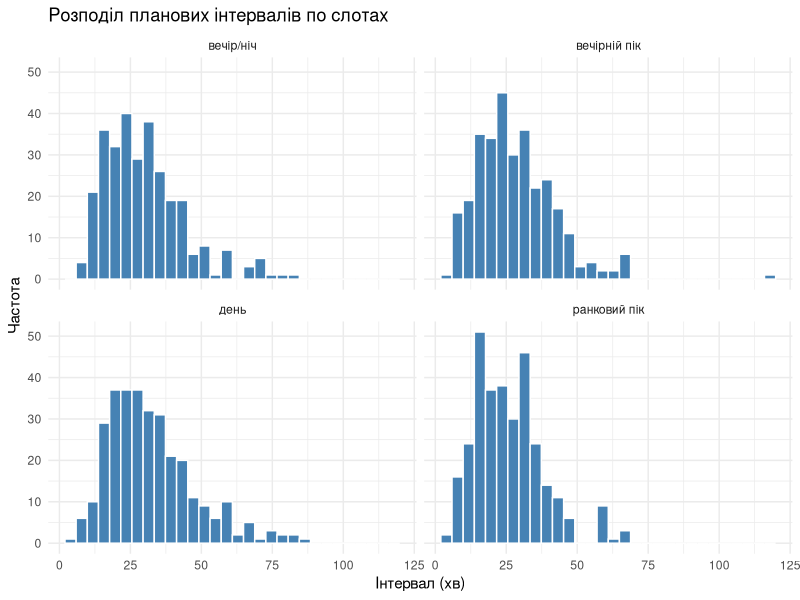
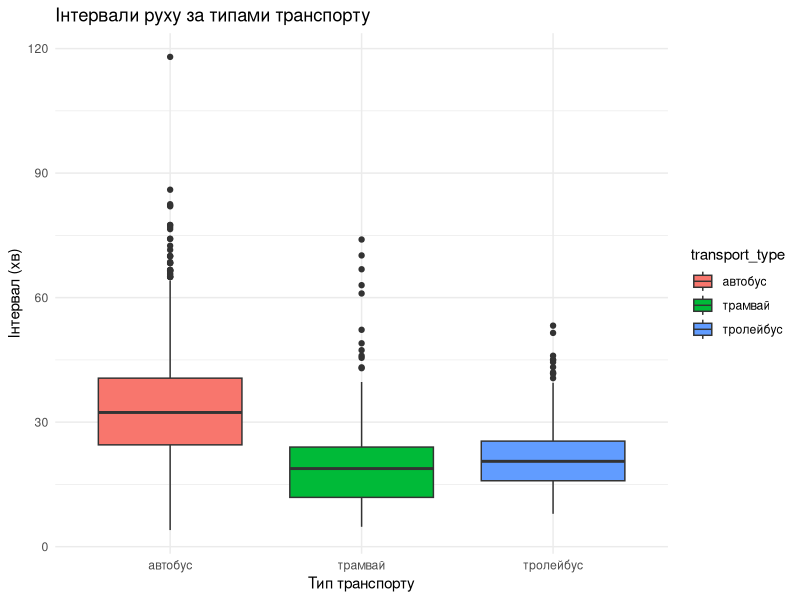

The R source for these figures, in order:
## ---- chunk 1
#| label: setup
library(tidyverse)
library(here)

d <- read_csv(here("data", "processed", "analysis_table.csv"))
glimpse(d)
## ---- chunk 2
#| label: eda
#| # 1) Загальний огляд
summary(d)

# 2) Гістограма розподілу інтервалів
ggplot(d, aes(x = sched_headway_min)) +
  geom_histogram(fill = "steelblue", color = "white", bins = 30) +
  facet_wrap(~time_slot) +
  theme_minimal() +
  labs(title = "Розподіл планових інтервалів по слотах", x = "Інтервал (хв)", y = "Частота")

# 3) Boxplot по типах транспорту
ggplot(d, aes(x = transport_type, y = sched_headway_min, fill = transport_type)) +
  geom_boxplot() +
  theme_minimal() +
  labs(title = "Інтервали руху за типами транспорту", x = "Тип транспорту", y = "Інтервал (хв)")
# TODO:
# 1) summary(d)
# 2) гістограма sched_headway_min (загалом і по time_slot)
# 3) boxplot по типах транспорту
# 4) 5 речень висновків: чи скошений розподіл? викиди? розміри груп?
## ---- chunk 3
#| label: h1
# 1) Діагностика по групах: shapiro.test(), qqnorm() + qqline()
# 2) Нормально  -> t.test(sched_headway_min ~ peak)
#    Скошено    -> wilcox.test(sched_headway_min ~ peak)   # Mann–Whitney
# 3) Висновок словами + чому обрано саме цей тест
# TODO
## ---- chunk 4
#| label: h2
# kruskal.test(sched_headway_min ~ time_slot); те саме по transport_type
# якщо значущо -> pairwise.wilcox.test(..., p.adjust.method = "holm")
# TODO
## ---- chunk 5
#| label: h3

#The route frequency category (frequency ≤10 min / average 10–20 / rare >20 at peak) does not depend on the type of transport (or on the carrier: municipal vs private). chi-square test of independence on the conjugation table.

# filter to take into account only peak intervals:
peak_data <- d %>% filter(peak == TRUE)

# here we divide categories
peak_data$freq_cat <- cut(
  peak_data$sched_headway_min, 
  breaks = c(0, 10, 20, Inf), 
  labels = c("частий", "середній", "рідкісний")
)

# table
tab3 <- table(peak_data$transport_type, peak_data$freq_cat)
print(tab3)

# we have one category of trams < 5, we use the simulation of p-value, we randomly shuffle the data 10000 times to calculate the p-value more accurately
chi3 <- chisq.test(tab3, simulate.p.value = TRUE, B = 10000)

# check the expected frequencies to see if there are some < 5
# (fix: chi3 має бути створений ДО звернення до chi3$expected, інакше рендер падає)
print(chi3$expected)
print(chi3)

#The high chi-square value of 92.014 shows us that the difference in the intervals for the three modes of transportation across categories is very significant and differs greatly from proportionally equal values; for if Kyiv had planned the intervals for buses, trams, and trolleybuses to be strictly the same, the value would have been close to 0.
#The expected frequency for trams in the “frequent intervals” category turned out to be less than the threshold (4.006 < 5). Therefore, the standard approximation to the chi-square distribution could give us a misleading value. For this reason, we used a p-value simulation. In this way, the computer independently generates a distribution from 10000 random combinations of the available data, and the degrees of freedom in this case are meaningless - therefore, the results show NA.
#The p-value of 0.000099 is very small and shows us that the chance of such a transportation distribution occurring by chance is very low.
#Therefore, the test results completely refute the hypothesis that the city plans its transit schedule during peak hours to be uniform. Trams clearly have the largest number of routes that run frequently, while the city uses buses more as a secondary mode of transportation that runs less frequently.

#An analysis of this data confirmed that trams have the highest scheduled arrival frequency during peak hours; however, since Kyiv’s tram network is smaller than its bus and trolleybus networks—and tram routes are generally shorter and fewer in number—this result does not allow us to draw broad conclusions about the superiority of one mode of transportation over another. However, we can draw a specific conclusion that provides a clear practical recommendation for passengers: If there is a choice between a bus stop and a tram stop in the same direction, it is always better to choose the tram. After all, trams have the largest number of routes that run more frequently, so passengers spend less time waiting at the stop.
## ---- chunk 6
#| label: h4
# потрібно: spatial join зупинок до районів (sf), агрегація capacity по районах
# chisq.test(x = capacity_по_районах, p = частка_населення)
# $stdres -> які райони недо-/переобслужені
# TODO
## ---- chunk 7
#| label: h5
# The scheduled intervals for public transportation during rush hour follow an exponential distribution. The arrival of public transportation follows a completely random Poisson process, with no fixed schedule.
for (type in c("автобус", "трамвай", "тролейбус")) {
  
  # 1. витягуємо інтервали строго для поточного типу транспорту в пік
  intervals <- d %>% 
    filter(transport_type == type, peak == TRUE) %>% 
    pull(sched_headway_min) %>% 
    na.omit()
  
  # 2. параметр лямбда
  lambda_est <- 1 / mean(intervals)
  
  # 3. тест Колмогорова-Смирнова
  #To verify this, we use the Kolmogorov–Smirnov test. Since our intervals are a continuous numerical variable, this test is designed to check whether such data conforms to a specific theoretical distribution—in our case, the exponential distribution. We do not use the Chi-square GoF test because we are working with continuous data and do not want to artificially divide it into groups.
  ks_res <- ks.test(intervals, "pexp", rate = lambda_est)
  
  # 4. вивід результатів
  cat(paste0("=== Перевірка для типу: ", toupper(type), " ===\n"))
  cat(sprintf("Кількість спостережень у пік: %d\n", length(intervals)))
  cat(sprintf("Параметр інтенсивності (lambda): %.4f\n", lambda_est))
  cat(sprintf("Статистика тесту D: %.4f\n", ks_res$statistic))
  cat(sprintf("p-value: %.4g\n", ks_res$p.value))
  cat("--------------------------------------------\n\n")
}
#The D-statistic ranges from 0.2337 for trams to 0.3266 for trolleybuses; buses have a value close to that of trolleybuses, specifically 0.3157. This value indicates the discrepancy between our actual arrival schedules and the ideal random curve. If the vehicles arrived at stops in a completely random and independent manner, the values would be close to 0; therefore, we can conclude that our values show a fairly significant deviation. The p-value for all modes of transportation is close to 0, except for trams, which have the highest value of 0.001068—which is still below the standard threshold of 0.05. This shows that the probability that such a distribution of intervals occurred by chance is practically zero. 
#Thus, the test results completely refute the hypothesis that scheduled headways are exponentially distributed and that public transportation in Kyiv arrives randomly.Buses and trolleybuses show the greatest deviation from randomness, indicating that fixed intervals are maintained more successfully in urban transit planning. Since we used data from the transit plan rather than actual arrival times, we cannot definitively state whether public transit schedules can be trusted in reality, but we can offer a practical recommendation: it is better to rely on bus and trolleybus schedules, as their intervals are less random and, according to the plan, wait times are more predictable.
## ---- chunk 8
#| label: bootstrap
# 5000 ресемплів різниці mean(пік) - mean(непік) -> percentile CI
# порівняти висновок із H1
# TODO
## ---- chunk 9
#| label: final-viz
#| fig-width: 9
#| fig-height: 6
# 1) choropleth: capacity на 1000 мешканців по районах (geom_sf + scale_fill_viridis_c)
# 2) boxplot/violin: headway по слотах × тип транспорту (facet_wrap)
# Вимоги: theme_minimal(), українські підписи осей з одиницями,
#         заголовок-висновок, джерело даних у caption
# TODO
